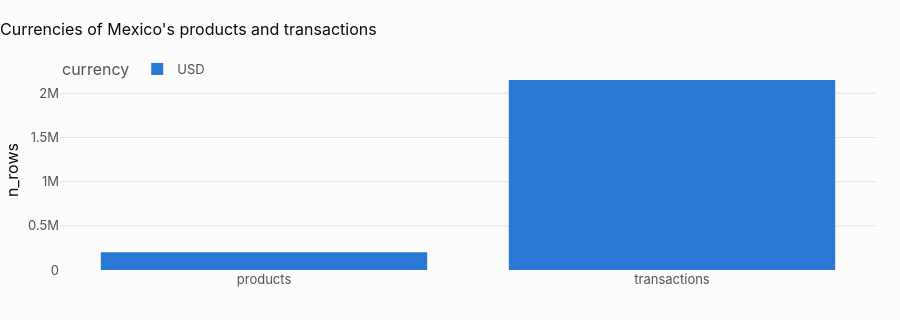

Notebook code for this chart:
### Markdown cell above
## 4 · The scope at a glance (raw bronze)

### Code cell
glance = pl.con.sql(f"""
    with c as (select * from read_parquet('{pl.lake}/bronze_raw/customers/*/*.parquet', union_by_name = true)),
         p as (select * from read_parquet('{pl.lake}/bronze_raw/products/*/*.parquet', union_by_name = true)),
         t as (select * from read_parquet('{pl.lake}/bronze_raw/transactions/*/*.parquet', union_by_name = true))
    select (select count(*) from c) as customers, (select count(*) from p) as products,
           (select count(*) from t) as transactions,
           (select count(distinct date_trunc('month', _partition_date)) from t) as months_with_transactions,
           round((select count(*) from t) / (select count(*) from c)
                 / greatest((select count(distinct date_trunc('month', _partition_date)) from t), 1), 3)
             as tx_per_customer_month
    """).df()
show(glance, paging=False)
cur = pl.con.sql(f"""
    select 'products' as entity, currency, count(*) as n_rows
    from read_parquet('{pl.lake}/bronze_raw/products/*/*.parquet', union_by_name = true) group by all
    union all
    select 'transactions', currency, count(*)
    from read_parquet('{pl.lake}/bronze_raw/transactions/*/*.parquet', union_by_name = true) group by all
    order by 1, 3 desc""").df()
fig = px.bar(
    cur,
    x="entity",
    y="n_rows",
    color="currency",
    barmode="stack",
    title=f"Currencies of {CTRY.name}'s products and transactions",
)
fig.update_layout(height=320, xaxis_title=None)
fig.show()
loc = cur[(cur.entity == "transactions")].set_index("currency")["n_rows"]
if COUNTRY == "ALL":
    display(
        Markdown(
            "**The bank's transactions by currency:** "
            + ", ".join(f"{k} {100 * v / loc.sum():.1f} %" for k, v in loc.items())
            + ". Three scales in one column: every amount statistic is computed per currency (or in USD), never "
            "pooled. The country scopes show where each currency lives."
        )
    )
else:
    local_share = 100 * loc.get(CTRY.home_currency, 0) / loc.sum()
    display(
        Markdown(
            f"**{local_share:.1f} % of {CTRY.name}'s transactions are in {CTRY.home_currency}**, the rest in "
            + ", ".join(
                f"{k} ({100 * v / loc.sum():.1f} %)"
                for k, v in loc.items()
                if k != CTRY.home_currency
            )
            + ". "
            + (
                "There are no peso accounts at all: Mexican customers bank in US dollars, while their incomes are "
                "reported in pesos. Every income-based ratio must convert incomes, never amounts."
                if local_share == 0
                else "Amounts must be analysed per currency (or converted): pooling pesos and dollars mixes two scales "
                "that differ by orders of magnitude."
            )
        )
    )

### Figure 1 — Plotly figure (JSON) as saved in the notebook; plotly's stock layout.template omitted (floating-point values rounded to 4 significant figures)
{"data": [{"hovertemplate": "currency=USD<br>entity=%{x}<br>n_rows=%{y}<extra></extra>", "legendgroup": "USD", "marker": {"color": "#2a78d6", "pattern": {"shape": ""}}, "name": "USD", "orientation": "v", "showlegend": true, "textposition": "auto", "type": "bar", "x": ["products", "transactions"], "xaxis": "x", "y": [200398, 2150940], "yaxis": "y"}], "layout": {"barmode": "stack", "height": 320, "legend": {"title": {"text": "currency"}, "tracegroupgap": 0}, "title": {"text": "Currencies of Mexico's products and transactions"}, "xaxis": {"anchor": "y", "domain": [0.0, 1.0], "title": {}}, "yaxis": {"anchor": "x", "domain": [0.0, 1.0], "title": {"text": "n_rows"}}}}
